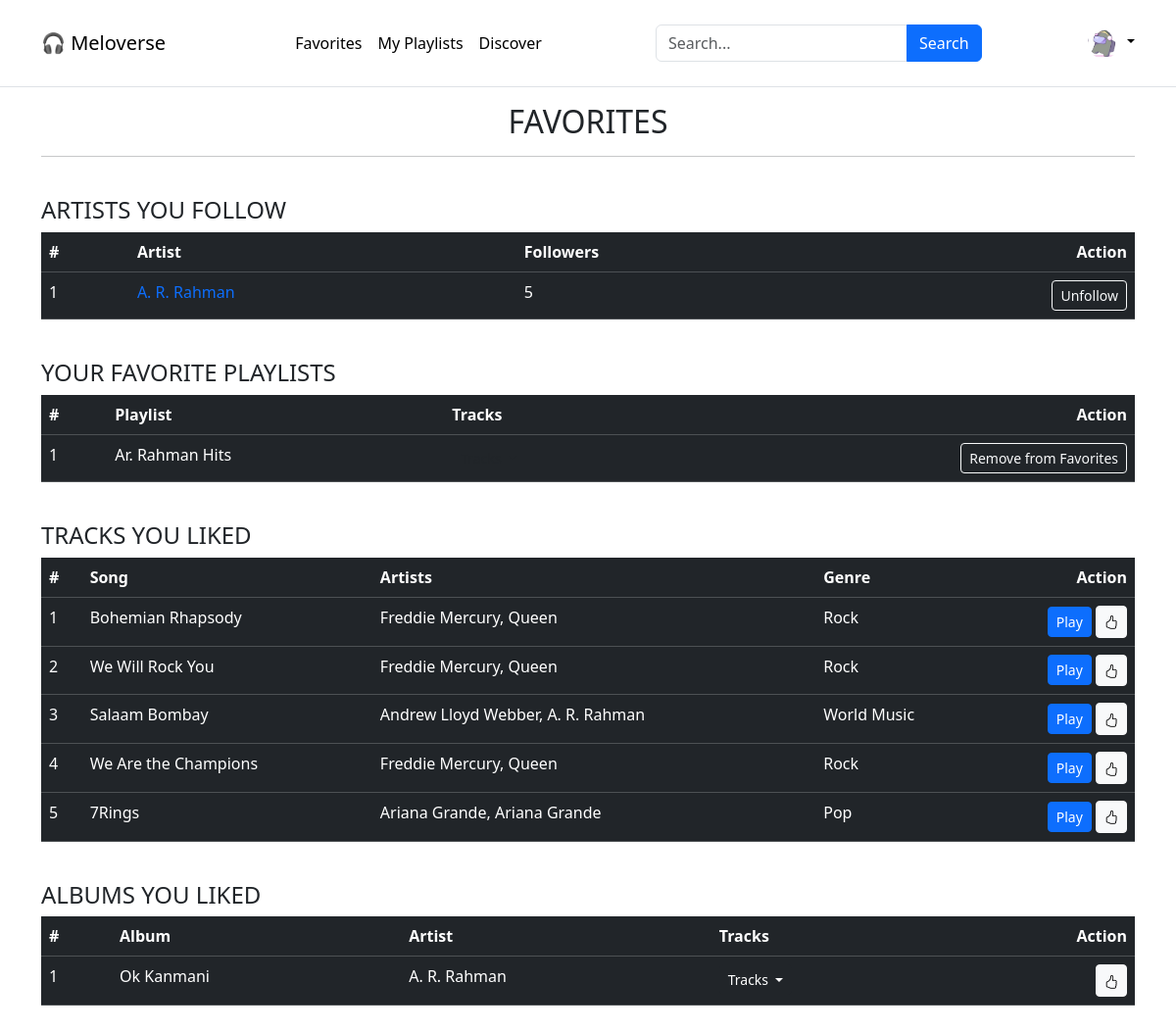
Page /meloverse/u/6/favorites (signed in) on the earlier database version.
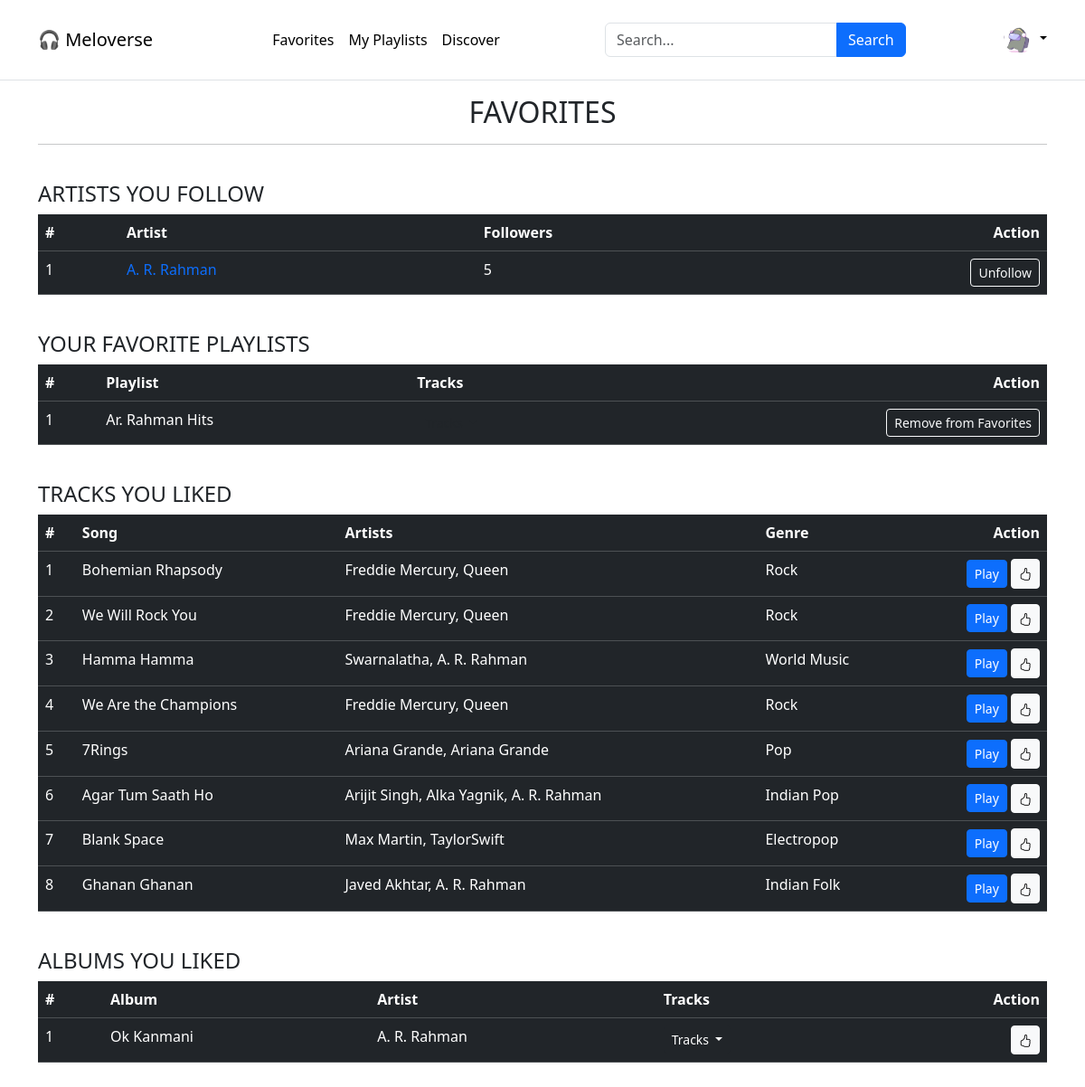
Same page on the later database version.
### application/models.py (models this page shows)
class Creator(db.Model):
    __tablename__ = "creator"
    creator_id = db.Column(db.Integer, db.ForeignKey("users.id"), primary_key=True)
    creator_name = db.Column(db.String, db.ForeignKey("users.username"))
    creator_email = db.Column(db.String, db.ForeignKey("users.email"))
    bio = db.Column(db.String)
    no_of_singles = db.Column(db.Integer, default=0)
    no_of_albums = db.Column(db.Integer, default=0)
    songs_published = db.Column(db.Integer, default=0)
    followers = db.Column(db.Integer, default=0)

class Playlist(db.Model):
    __tablename__ = "playlist"
    playlist_id = db.Column(db.Integer, autoincrement=True, primary_key=True)
    playlist_name = db.Column(db.String, nullable=False)
    user = db.Column(db.Integer, db.ForeignKey("users.id"))

class Tracks(db.Model):
    __tablename__ = "tracks"
    track_id = db.Column(db.Integer, primary_key=True, autoincrement=True)
    track_name = db.Column(db.String, nullable=False)
    artists = db.Column(db.String)
    creator_id = db.Column(db.String, db.ForeignKey("creator.creator_name"))
    track_file = db.Column(db.String, nullable=False)
    genre = db.Column(db.String)
    lyrics = db.Column(db.String)
    duration = db.Column(db.String)
    date_created = db.Column(db.Date)
    album_id = db.Column(db.Integer, default=0)
    likes = db.Column(db.Integer, default=0)
    dislikes = db.Column(db.Integer, default=0)
    plays = db.Column(db.Integer, default=0)

class Album(db.Model):
    __tablename__ = "album"
    album_id = db.Column(db.Integer, autoincrement=True, primary_key=True)
    creator_id = db.Column(db.String, db.ForeignKey("creator.creator_id"))
    album_name = db.Column(db.String, nullable=False)
    release_year = db.Column(db.String)
    genre = db.Column(db.String)
    description = db.Column(db.String)
    no_of_tracks = db.Column(db.Integer, default=0)
    date_created = db.Column(db.Date)

### application/app_controllers/users.py (the view, shortened to what this page needs)
@user.route("/meloverse/u/<user>/favorites", methods=["GET", "POST"])
@login_required
def favorites(user):
    creator = Creator.query.filter_by(creator_id=current_user.id).first()
    artists_followed_id = whois_Followeing_who.query.filter_by(
        fan_id=current_user.id
    ).all()
    artists_followed = []
    for i in artists_followed_id:
        artist = Creator.query.filter_by(creator_id=i.fan_of).first()
        artists_followed.append(artist)
    fav_playlist_id = Playlist_likes_stats.query.filter_by(
        user_id=current_user.id
    ).all()
    fav_playlists, fav_playlist_tracks = [], []
    for i in fav_playlist_id:
        playlist = Playlist.query.filter_by(playlist_id=i.playlist_id).first()
        fav_playlists.append(playlist)
        fav_playlist_track = (
            db.session.query(User_Playlist, Tracks, Creator)
            .filter(User_Playlist.playlist_id == i.playlist_id)
            .join(Tracks, User_Playlist.track_id == Tracks.track_id)
            .join(Creator, Tracks.creator_id == Creator.creator_id)
            .all()
        )
        for j in fav_playlist_track:
            fav_playlist_tracks.append(j)
    liked_album_id = Album_likes_stats.query.filter_by(user_id=current_user.id).all()
    liked_albums = []
    for i in liked_album_id:
        album = get_album(i.album_id)
        liked_albums.append(album)
    liked_track_id = Track_likes_stats.query.filter_by(
        user_id=current_user.id, value=1
    ).all()
    liked_tracks = []
    for i in liked_track_id:
        track = get_single(i.track_id)
        liked_tracks.append(track)
    return render_template(
        "user/favorites.html",
        creator_signup_status=creator,
        artists_followed=artists_followed,
        fav_playlists=fav_playlists,
        fav_playlist_tracks=fav_playlist_tracks,
        liked_albums=liked_albums,
        liked_tracks=liked_tracks,
    )

### application/app_controllers/auth.py (called while the page is built)
@login_manager.user_loader
def loader_user(user_id):
    return Users.query.get(user_id)

### application/app_controllers/users.py (called while the page is built)
def get_album(album_id):
    album = (
        db.session.query(Album, Tracks, Creator)
        .filter(Album.album_id == album_id)
        .join(Album, Album.album_id == Tracks.album_id)
        .join(Creator, Creator.creator_id == Album.creator_id)
        .all()
    )
    return album

def get_single(single_id):
    single = (
        db.session.query(Tracks, Creator)
        .filter(Tracks.album_id == 0, Tracks.track_id == single_id)
        .join(Creator, Tracks.creator_id == Creator.creator_id)
        .first()
    )
    return single

### templates/user/favorites.html (shortened to what the changed rows need)
{% extends "user/user_dashboard.html" %}
{% block body %}
<div class="container">
    {% if not liked_albums and not fav_playlists and not artists_followed and not liked_tracks %}
    <h3>Nothing to display here</h3>
    <pre class="text-end">
                                        ⠀⠀⠀⠀⠀⠀⠀⠀⠀⠀⠀⠀⠀⠀⠀⠀⠀⠀⠀⠀⠀⠀⠀⠀⣠⣠⣀⢤⣖⣲⣦⣄⠀⠀⢀⡠⠀⠀⠀⠀⠀⠀⠀⠀⠀⠀⠀⠀⠀⠀⠀⠀⠀⠀⠀⠀⠀⠀⠀⠀
                                        ⠀⠀⠀⠀⠀⠀⠀⠀⠀⠀⠀⠀⠀⠀⠀⠀⠀⠀⠀⠀⢀⢤⣤⣄⠻⡽⣺⣭⣿⡽⣾⣭⢿⣷⣉⠂⣿⠤⣄⣀⠀⠀⠀⠀⠀⠀⠀⠀⠀⠀⠀⠀⠀⠀⠀⠀⠀⠀⠀⠀
                                        ⠀⠀⠀⠀⠀⠀⠀⠀⠀⠀⠀⠀⠀⠀⠀⠀⠀⠀⠀⠀⣼⢿⣭⣏⣿⣷⣿⣿⣿⣽⣳⣾⣯⣿⣿⣏⣯⡴⣏⡆⢠⠀⠀⠀⠀⠀⠀⠀⠀⠀⠀⠀⠀⠀⠀⠀⠀⠀⠀⠀
                                        ⠀⠀⠀⠀⠀⠀⠀⠀⠀⠀⠀⠀⠀⠀⠀⠀⠀⠀⢠⣝⣯⢞⣿⡿⢿⠻⠛⡭⢛⠳⢋⠝⡩⢟⠻⣿⣟⣿⡿⣜⡍⡶⡀⠀⠀⠀⠀⠀⠀⠀⠀⠀⠀⠀⠀⠀⠀⠀⠀⠀
                                        ⠀⠀⠀⠀⠀⠀⠀⠀⠀⠀⠀⠀⠀⠀⠀⠀⠀⢀⣾⣿⣿⡏⠧⡙⠌⡡⠡⠐⡈⠄⡁⢂⠐⡈⡑⠢⣍⠻⣿⣿⣞⡷⣽⠂⠀⠀⠀⠀⠀⠀⠀⠀⠀⠀⠀⠀⠀⠀⠀⠀
                                        ⠀⠀⠀⠀⠀⠀⠀⠀⠀⠀⠀⠀⠀⠀⠀⠀⢰⣾⣿⢞⡷⡈⢆⠑⡈⠄⡁⢂⠐⠠⠐⢀⠂⠡⣈⠱⢠⠓⡜⣿⣺⣽⣿⣳⠆⠀⠀⠀⠀⠀⠀⠀⠀⠀⠀⠀⠀⠀⠀⠀
                                        ⠀⠀⠀⠀⠀⠀⠀⠀⠀⠀⠀⠀⠀⠀⠀⠀⢘⣿⣿⣟⠦⡑⢂⠡⠌⡐⢀⠂⠌⠐⢈⠠⠈⠔⡠⢑⢢⠩⡜⣱⣿⣿⣯⠑⠀⠀⠀⠀⠀⠀⠀⠀⠀⠀⠀⠀⠀⠀⠀⠀
                                        ⠀⠀⠀⠀⠀⠀⠀⠀⠀⠀⠀⠀⠀⠀⠀⠀⢸⣿⣿⢏⠢⡑⣌⠶⣱⣎⢦⠘⠠⢈⠀⠄⡱⣸⢴⣣⣌⡒⢡⢛⣾⣿⡧⠀⠀⠀⠀⠀⠀⠀⠀⠀⠀⠀⠀⠀⠀⠀⠀⠀
                                        ⠀⠀⠀⠀⠀⠀⠀⠀⠀⠀⠀⠀⠀⠀⠀⠀⢸⣷⣿⠂⡱⢰⠉⡎⡤⣌⢆⣫⡑⢂⠸⣰⠱⢍⠛⡉⠯⣝⢢⢉⣾⣟⣿⠀⠀⠀⠀⠀⠀⠀⠀⠀⠀⠀⠀⠀⠀⠀⠀⠀
                                        ⠀⠀⠀⠀⠀⠀⠀⠀⠀⠀⠀⠀⠀⠀⠀⠀⢘⣳⢯⠐⡡⠊⡝⢋⠄⢓⠛⠤⡑⢂⠰⣍⠚⡀⢛⡾⢷⣌⠣⢢⢽⣿⠏⠀⠀⠀⠀⠀⠀⠀⠀⠀⠀⠀⠀⠀⠀⠀⠀⠀
                                        ⠀⠀⠀⠀⠀⠀⠀⠀⠀⠀⠀⠀⠀⠀⠀⠀⠠⠘⣯⠂⠅⠂⠌⠠⠈⠠⠈⠔⡀⠂⠰⠌⡑⠠⠒⠘⢂⠌⡂⢇⣾⣟⠣⠀⠀⠀⠀⠀⠀⠀⠀⠀⠀⠀⠀⠀⠀⠀⠀⠀
                                        ⠀⠀⠀⠀⠀⠀⠀⠀⠀⠀⠀⠀⠀⠀⠀⠀⠠⢁⠏⡘⢌⠰⢀⠂⠌⠄⡙⠲⢄⢣⠼⡴⣈⠆⠈⡐⠀⢆⠱⡌⢾⢡⠃⠀⠀⠀⠀⠀⠀⠀⠀⠀⠀⠀⠀⠀⠀⠀⠀⠀
                                        ⠀⠀⠀⠀⠀⠀⠀⠀⠀⠀⠀⠀⠀⠀⠀⠀⠀⢌⠢⢍⠢⡑⢢⠙⡈⠔⣈⠅⢂⢂⠘⡄⢣⡘⠤⡐⡉⢆⠳⡘⢬⢃⠆⠀⠀⠀⠀⠀⠀⠀⠀⠀⠀⠀⠀⠀⠀⠀⠀⠀
                                        ⠀⠀⠀⠀⠀⠀⠀⠀⠀⠀⠀⠀⠀⠀⠀⠀⠠⢈⠒⡌⠤⠑⡀⢓⠚⠫⢌⡘⠂⠚⠘⡘⢦⣕⢢⠡⡙⣌⠣⡝⢢⠍⠀⠀⠀⠀⠀⠀⠀⠀⠀⠀⠀⠀⠀⠀⠀⠀⠀⠀
                                        ⠀⠀⠀⠀⠀⠀⠀⠀⠀⠀⠀⠀⠀⠀⠀⠀⠀⠀⠘⡤⢃⠜⡠⢂⠌⡑⠢⢐⠃⡚⠴⢩⠖⡌⠢⡐⡱⢠⠓⣜⠣⠎⠀⠀⠀⠀⠀⠀⠀⠀⠀⠀⠀⠀⠀⠀⠀⠀⠀⠀
                                        ⠀⠀⠀⠀⠀⠀⠀⠀⠀⠀⠀⠀⠀⠀⠀⠀⠀⠀⠀⠱⣩⢒⡱⢌⠢⢄⡁⢂⠐⡠⢃⠢⡘⢄⠣⣜⡡⢇⡻⣌⠓⠈⠀⠀⠀⠀⠀⠀⠀⠀⠀⠀⠀⠀⠀⠀⠀⠀⠀⠀
                                        ⠀⠀⠀⠀⠀⠀⠀⠀⠀⠀⠀⠀⠀⠀⠀⠀⠀⠀⠀⠀⢡⢏⡜⣎⠳⣦⢜⡤⢣⢔⣢⠱⣍⣮⢳⡼⣹⣏⢷⣹⡆⢀⠀⠀⠀⠀⠀⠀⠀⠈⠀⡀⠀⠀⠀⠀⠀⠀⠀⠀
                                        ⠀⠀⠀⠀⠀⠀⠀⠀⠀⠀⠀⠀⠀⠀⠀⠀⠀⠀⠀⢀⣾⠸⡜⣬⢓⣮⣙⣞⢻⡞⣳⣟⡿⣞⣯⣟⡷⣫⡞⣽⢻⣿⡖⢢⠁⠀⠀⠈⠀⠀⠀⠐⠀⠀⠀⠀⠀⠀⠀⠀
                                        ⠀⠀⠀⠀⠀⠀⠀⠀⠀⠀⠀⠀⠀⠀⠀⠀⢀⢠⠢⡝⣼⡡⢛⡴⣋⠶⣩⢎⡷⣝⡳⢾⣝⡻⣼⢎⠗⡣⡝⢆⣏⠲⣁⠃⡙⢆⠦⣀⢁⠀⠀⠂⠀⠀⠀⠀⠀⠀⠀⠀
                                        ⠀⠀⠀⠀⠀⠀⠀⠀⠀⠀⠀⠀⠀⠀⢀⠰⣈⠖⡱⢘⡼⡇⡅⢒⢩⢒⢡⠚⡴⢡⢋⠳⢎⡹⢐⠊⣬⠱⣉⠆⣇⠢⡅⢊⠔⣈⠒⢥⢪⠱⡀⠀⠀⠀⠀⠀⠀⠀⠀⠀
                                        ⠀⠀⠀⠀⠀⠀⠀⢀⢀⠠⢄⠢⡘⢄⠣⢎⡱⢌⠢⡑⡚⡵⡘⢌⠢⠎⡄⢣⠐⢣⢈⡑⢢⠐⡡⢚⠄⡣⢄⢋⡶⢱⠈⢆⠊⠤⡉⢆⠢⠡⢘⠒⡄⡀⠀⠀⠀⠀⠀⠀
                                        ⠀⠀⠀⣀⠠⡐⢌⠲⣈⠒⡌⢢⠑⡌⡚⢄⠒⡌⠰⢡⠘⡥⣙⠢⡑⢊⠜⢢⠙⡄⠢⢘⠠⡑⡴⢋⠰⡁⢎⡰⣩⠃⡜⢌⡘⠤⡑⡌⠰⡁⢆⠡⢂⠱⡀⠄⡀⠀⠀⠀
                                        ⠀⢀⠳⣌⢒⠡⢊⠴⣀⠣⡘⢄⠣⣘⢡⠊⠴⣈⠑⢢⠑⡸⢀⠣⡑⠌⡘⠄⠃⡄⠃⡌⢢⡑⢦⠉⣆⠑⣎⣱⠆⡱⢈⠖⡨⢰⠡⢌⡑⠨⢄⠃⡌⠴⡑⢎⡔⢆⡀⠀
                                        ⢀⢎⡱⢈⠆⡱⢈⡒⠤⡡⡑⢌⠢⡅⢛⡬⠱⢠⠉⢆⠱⡈⢇⠠⠐⡈⠐⡈⠔⠠⠑⢠⠣⡜⢢⠑⡌⢾⡛⡍⢢⠑⡊⡔⢡⢣⠘⠤⡘⠰⢈⠢⣉⡴⡱⢎⡜⢢⡕⠀
                                                    </pre>
    {% else %}
    <h2 class="text-center">FAVORITES</h2>
    <hr><br>
    {% if artists_followed %}
    <section>
        <table class="table table-dark table-hover">
            <thead>
                <tr>
                    <th>#</th>
                    <th>Artist</th>
                    <th>Followers</th>
                    <th class="text-end">Action</th>
                </tr>
            </thead>
            <tbody>
                {% for artist in artists_followed %}
                <tr>
                    <td>{{ loop.index }}</td>
                    <td><a href="{{ url_for('user.creator_profile', creator=artist.creator_id) }}"
                            style="text-decoration: none;">{{
                            artist.creator_name }}</a></td>
                    <td>{{ artist.followers }}</td>
                    <td class="text-end">
                        <form method="post">
                            <button type="submit" class="btn btn-outline-light btn-sm">Unfollow</button>
                        </form>
                    </td>
                </tr>
                {% endfor %}
            </tbody>
        </table>
        <br>
    </section>
    {% endif %}
    {% if fav_playlists %}
    <section>
        <table class="table table-dark table-hover">
            <thead>
                <tr>
                    <th>#</th>
                    <th>Playlist</th>
                    <th>Tracks</th>
                    <th class="text-end">Action</th>
                </tr>
            </thead>
            <tbody>
                {% for playlist in fav_playlists %}
                <tr>
                    <td>{{ loop.index }}</td>
                    <td>{{ playlist.playlist_name }}</td>
                    <td>
                        <button class="btn dropdown-toggle btn-sm" type="button" data-bs-toggle="dropdown"
                            style="text-decoration: none;">
                        </button>
                    </td>
                    <td class="text-end">
                        <form method="post">
                            <button type="submit" class="btn btn-outline-light btn-sm">Remove from Favorites</button>
                        </form>
                    </td>
                </tr>
                {% endfor %}
            </tbody>
        </table>
        <br>
    </section>
    {% endif %}
    {% if liked_tracks %}
    <section>
        <table class="table table-dark table-hover">
            <thead>
                <tr>
                    <th>#</th>
                    <th>Song</th>
                    <th>Artists</th>
                    <th>Genre</th>
                    <th class="text-end">Action</th>
                </tr>
            </thead>
            <tbody>
                {% for track, creator in liked_tracks %}
                <tr>
                    <td>{{ loop.index }}</td>
                    <td>{{ track.track_name }}</td>
                    <td>{{ track.artists }}, {{ creator.creator_name }}</td>
                    <td>{{ track.genre }}</td>
                    <td class="text-end">
                        <button type="button" class="btn btn-primary btn-sm playbtn"
                            data-track-id="{{ track.track_id }}" data-track-file="{{ track.track_file }}"
                            data-track-name="{{ track.track_name }}" data-artists="{{ track.artists }}"
                            data-creatorid="{{ creator.creator_id }}" data-lyrics="{{ track.lyrics }}"
                            data-creator="{{ creator.creator_name }}"
                            data-current-user-name="{{ current_user.username }}" data-plays="{{ track.plays }}"
                            data-dislikes="{{ track.dislikes }}" data-likes="{{ track.likes }}"
                            data-current-user-id="{{ current_user.id }}" style="position: relative;">
                            Play
                        </button>
                        <div class="btn-group text-end" role="group">
                            <button type="button" class="btn btn-sm track-like btn-light"
                                data-track-id="{{ track.track_id }}" data-value=1>
                                <span class="bi bi-hand-thumbs-up"></span>
                            </button>
                        </div>
                    </td>
                </tr>
                {% endfor %}
            </tbody>
        </table>
        <br>
    </section>
    {% endif %}
    {% if liked_albums %}
    <section>
        <table class="table table-dark table-hover">
            <thead>
                <tr>
                    <th>#</th>
                    <th>Album</th>
                    <th>Artist</th>
                    <th>Tracks</th>
                    <th class="text-end">Action</th>
                </tr>
            </thead>
            <tbody>
                {% for item in liked_albums %}
                {% for album, track, creator in item %}
                {% if loop.changed(album.album_id) %}
                <tr>
                    <td>{{ loop.index }}</td>
                    <td>{{ album.album_name }}</td>
                    <td>{{ creator.creator_name }}</td>
                    <td><button type="button" class="btn btn-dark btn-sm dropdown-toggle" data-bs-toggle="dropdown">
                            Tracks
                        </button>
                    </td>
                    <td class="text-end">
                        <button type="button" class="btn btn-light btn-sm Albumlike"
                            data-album-id="{{ album.album_id }}"><span class="bi bi-hand-thumbs-up"></span></button>
                    </td>
                </tr>
                {% endif %}
                {% endfor %}
                {% endfor %}
            </tbody>
        </table>
        <br>
    </section>
    {% endif %}
    {% endif %}
</div>
{% endblock %}

Differences in the rows shown:
changed Tracks "World Music": track_name "Salaam Bombay" → "Hamma Hamma"; artists "Andrew Lloyd Webber" → "Swarnalatha"
added Tracks: track_name "Agar Tum Saath Ho", artists "Arijit Singh, Alka Yagnik", creator_name "A. R. Rahman", genre "Indian Pop"
now on this page (row edited): Tracks: track_name "Blank Space", artists "Max Martin", creator_name "TaylorSwift", genre "Electropop"
added Tracks: track_name "Ghanan Ghanan", artists "Javed Akhtar", creator_name "A. R. Rahman", genre "Indian Folk"
